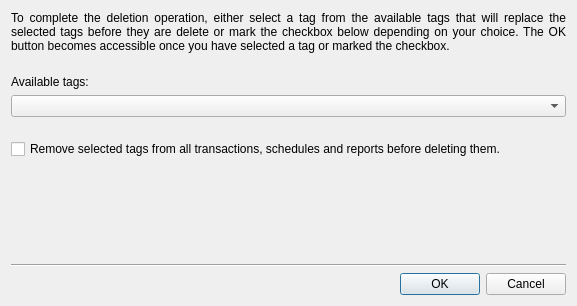
<?xml version="1.0" encoding="UTF-8"?>
<ui version="4.0">
 <class>KTagReassignDlg</class>
 <widget class="QDialog" name="KTagReassignDlg">
  <property name="geometry">
   <rect>
    <x>0</x>
    <y>0</y>
    <width>577</width>
    <height>306</height>
   </rect>
  </property>
  <property name="windowTitle">
   <string>Delete or reassign tags</string>
  </property>
  <property name="sizeGripEnabled">
   <bool>false</bool>
  </property>
  <property name="modal">
   <bool>true</bool>
  </property>
  <layout class="QVBoxLayout">
   <item>
    <widget class="QWidget" name="tagSelectionGroup" native="true">
     <property name="minimumSize">
      <size>
       <width>0</width>
       <height>0</height>
      </size>
     </property>
     <layout class="QVBoxLayout" name="verticalLayout">
      <property name="leftMargin">
       <number>0</number>
      </property>
      <property name="topMargin">
       <number>0</number>
      </property>
      <property name="rightMargin">
       <number>0</number>
      </property>
      <property name="bottomMargin">
       <number>0</number>
      </property>
      <item>
       <widget class="QLabel" name="textLabel1">
        <property name="minimumSize">
         <size>
          <width>300</width>
          <height>0</height>
         </size>
        </property>
        <property name="text">
         <string>To complete the deletion operation, either select a tag from the available tags that will replace the selected tags before they are delete or mark the checkbox below depending on your choice. The OK button becomes accessible once you have selected a tag or marked the checkbox.</string>
        </property>
        <property name="alignment">
         <set>Qt::AlignJustify|Qt::AlignTop</set>
        </property>
        <property name="wordWrap">
         <bool>true</bool>
        </property>
       </widget>
      </item>
      <item>
       <spacer name="verticalSpacer">
        <property name="orientation">
         <enum>Qt::Vertical</enum>
        </property>
        <property name="sizeHint" stdset="0">
         <size>
          <width>20</width>
          <height>16</height>
         </size>
        </property>
       </spacer>
      </item>
      <item>
       <widget class="QLabel" name="textLabel2">
        <property name="text">
         <string>Available tags:</string>
        </property>
        <property name="wordWrap">
         <bool>false</bool>
        </property>
       </widget>
      </item>
      <item>
       <widget class="QComboBox" name="tagCombo"/>
      </item>
     </layout>
    </widget>
   </item>
   <item>
    <spacer name="spacer8">
     <property name="orientation">
      <enum>Qt::Vertical</enum>
     </property>
     <property name="sizeType">
      <enum>QSizePolicy::Fixed</enum>
     </property>
     <property name="sizeHint" stdset="0">
      <size>
       <width>20</width>
       <height>16</height>
      </size>
     </property>
    </spacer>
   </item>
   <item>
    <widget class="QCheckBox" name="removeCheckBox">
     <property name="text">
      <string>Remove selected tags from all transactions, schedules and reports before deleting them.</string>
     </property>
    </widget>
   </item>
   <item>
    <spacer name="spacer9">
     <property name="orientation">
      <enum>Qt::Vertical</enum>
     </property>
     <property name="sizeType">
      <enum>QSizePolicy::Expanding</enum>
     </property>
     <property name="sizeHint" stdset="0">
      <size>
       <width>20</width>
       <height>20</height>
      </size>
     </property>
    </spacer>
   </item>
   <item>
    <widget class="Line" name="line1">
     <property name="frameShape">
      <enum>QFrame::HLine</enum>
     </property>
     <property name="frameShadow">
      <enum>QFrame::Sunken</enum>
     </property>
    </widget>
   </item>
   <item>
    <widget class="QDialogButtonBox" name="buttonBox">
     <property name="standardButtons">
      <set>QDialogButtonBox::Cancel|QDialogButtonBox::Ok</set>
     </property>
    </widget>
   </item>
  </layout>
 </widget>
 <layoutdefault spacing="6" margin="11"/>
 <resources/>
 <connections>
  <connection>
   <sender>buttonBox</sender>
   <signal>accepted()</signal>
   <receiver>KTagReassignDlg</receiver>
   <slot>accept()</slot>
   <hints>
    <hint type="sourcelabel">
     <x>313</x>
     <y>352</y>
    </hint>
    <hint type="destinationlabel">
     <x>76</x>
     <y>308</y>
    </hint>
   </hints>
  </connection>
  <connection>
   <sender>buttonBox</sender>
   <signal>rejected()</signal>
   <receiver>KTagReassignDlg</receiver>
   <slot>reject()</slot>
   <hints>
    <hint type="sourcelabel">
     <x>462</x>
     <y>357</y>
    </hint>
    <hint type="destinationlabel">
     <x>392</x>
     <y>308</y>
    </hint>
   </hints>
  </connection>
  <connection>
   <sender>removeCheckBox</sender>
   <signal>toggled(bool)</signal>
   <receiver>tagSelectionGroup</receiver>
   <slot>setDisabled(bool)</slot>
   <hints>
    <hint type="sourcelabel">
     <x>278</x>
     <y>98</y>
    </hint>
    <hint type="destinationlabel">
     <x>278</x>
     <y>143</y>
    </hint>
   </hints>
  </connection>
 </connections>
</ui>
